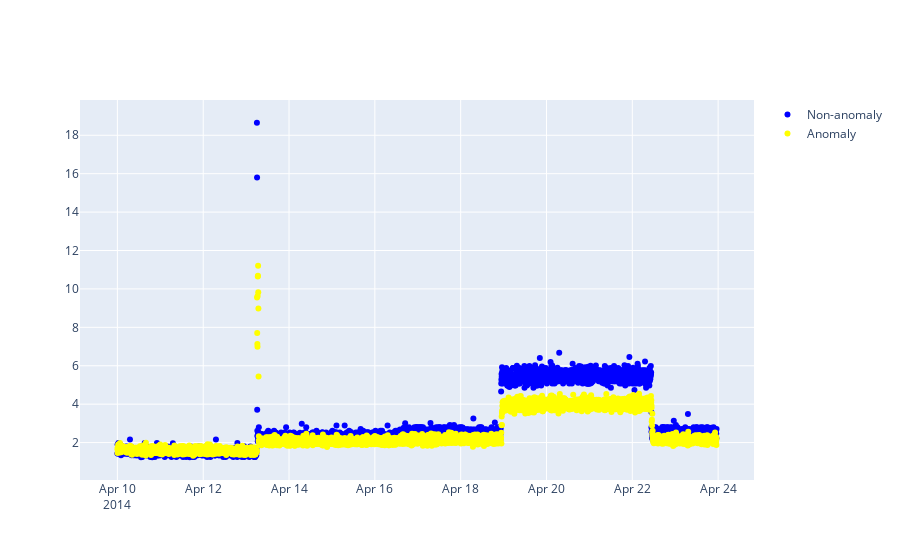

Notebook source saved alongside this figure:
### Code cell
fig = go.Figure()
fig.add_trace(go.Scatter(x=valid['timestamp'], y=b, 
                         mode='markers', name='Non-anomaly',
                         marker=dict(color='blue')))
fig.add_trace(go.Scatter(x=valid['timestamp'],
                         y=a, 
                         mode='markers', name='Anomaly',
                         marker=dict(color='yellow')))

### Figure 1 — Plotly figure (JSON) as saved in the notebook; plotly's stock layout.template omitted (floating-point values rounded to 4 significant figures; data arrays with more than 128 entries replaced by an {"elided": "..."} marker saying what was removed)
{"data": [{"marker": {"color": "blue"}, "mode": "markers", "name": "Non-anomaly", "type": "scatter", "x": {"elided": "4032 str values"}, "y": {"elided": "4022 float values"}}, {"marker": {"color": "yellow"}, "mode": "markers", "name": "Anomaly", "type": "scatter", "x": {"elided": "4032 str values"}, "y": {"elided": "4022 float values"}}], "layout": {}}
